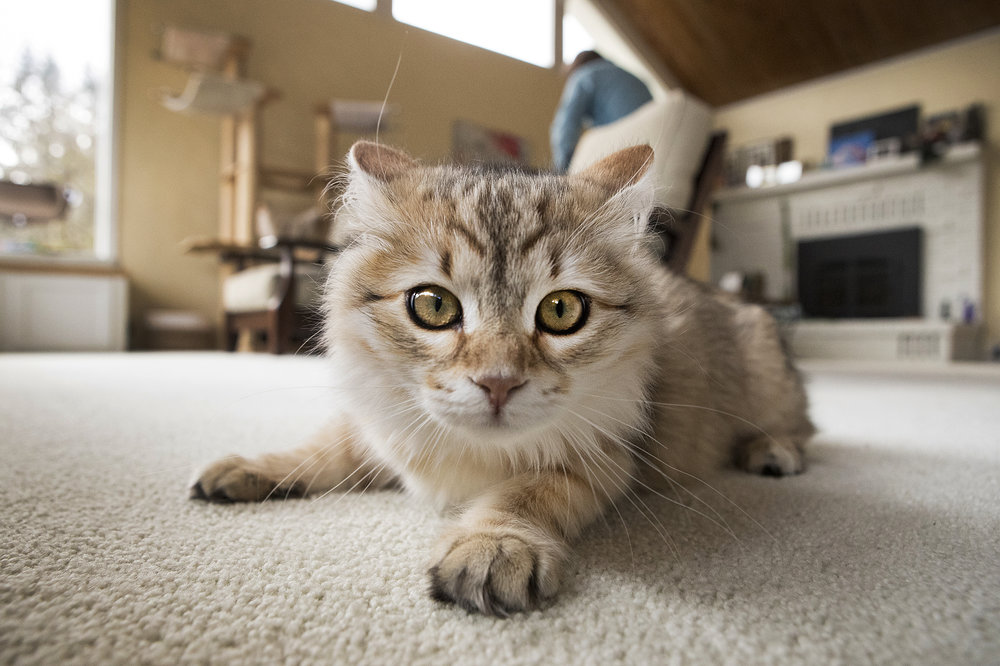
#> input picture 18-OpenCV/Photos/cat.jpg, 1000 x 666 px
$ python 11-masking.py
#> lines starting #> are read from the running program, lines starting #| are printed output that depends on the picture; after the words box and inside, x2 and y2 are one past the last pixel; in counts of white or black regions, pixels touching at a corner belong together
from cv2 import cv2 as cv
import numpy as np

img=cv.imread('Photos/cat.jpg')
#> img is the input picture: shape (666, 1000, 3); mean B, G, R 124.8, 139.9, 151.1
cv.imshow('Cat',img)

blank=np.zeros(img.shape[:2],dtype='uint8')
cv.imshow('blank',blank)

mask=cv.circle(blank,(img.shape[1]//2,img.shape[0]//2-25),225,255,-1)
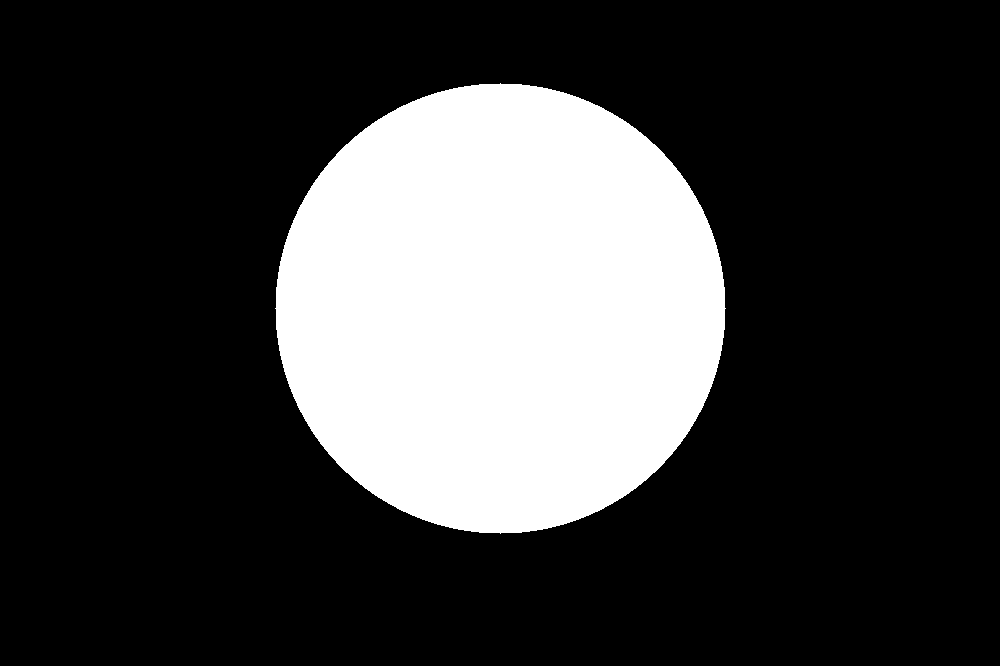
#> blank: shape (666, 1000); 23.9% white; 1 white region, box (x1, y1, x2, y2) and area: (275, 83, 726, 534) 159033
cv.imshow('Mask',mask)

masked=cv.bitwise_and(img,img,mask=mask)
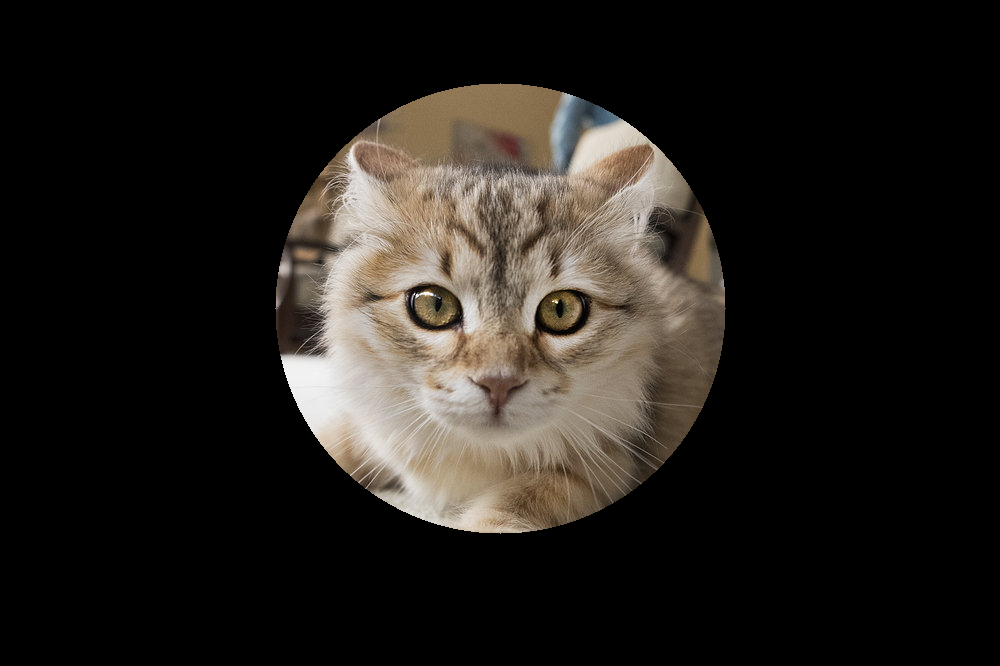
#> masked: shape (666, 1000, 3); mean B, G, R 26.9, 31, 34.6
cv.imshow('Masked Image',masked)


cv.waitKey(0)

$ run again, with 18-OpenCV/Photos/group.jpg copied over 18-OpenCV/Photos/cat.jpg
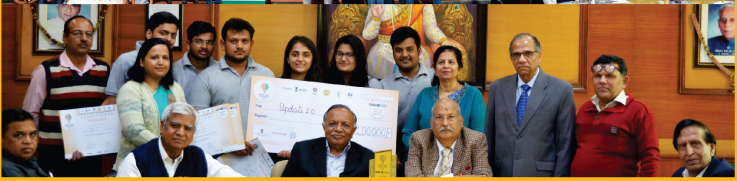
#> input picture 18-OpenCV/Photos/group.jpg, 737 x 181 px
#> img is the input picture: shape (181, 737, 3); mean B, G, R 81.7, 103.4, 130
#> `mask=cv.circle(blank,(img.shape[1]//2,img.shape[0]//2-25),225,255,-1)`:
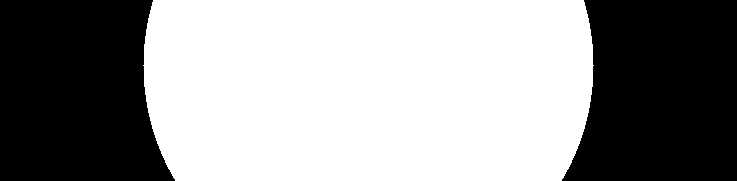
#> blank: shape (181, 737); 58.9% white; 2 black regions, box (x1, y1, x2, y2) and area: (0, 0, 175, 181) 27382, (562, 0, 737, 181) 27382
#> `masked=cv.bitwise_and(img,img,mask=mask)`:
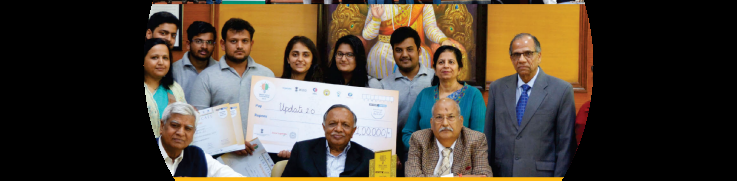
#> masked: shape (181, 737, 3); mean B, G, R 56.1, 68.5, 78.1
